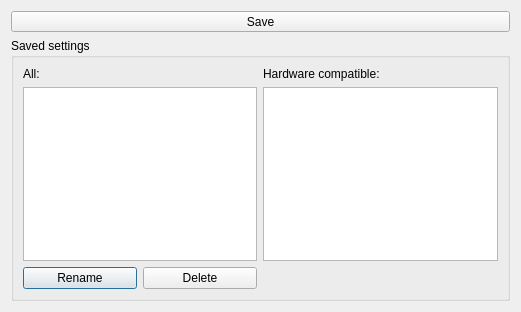
<?xml version="1.0" encoding="UTF-8"?>
<ui version="4.0">
 <class>SaveSettings</class>
 <widget class="QDialog" name="SaveSettings">
  <property name="geometry">
   <rect>
    <x>0</x>
    <y>0</y>
    <width>521</width>
    <height>312</height>
   </rect>
  </property>
  <property name="windowTitle">
   <string>Monitor Settings</string>
  </property>
  <property name="windowIcon">
   <iconset theme="preferences-desktop-display">
    <normaloff/>
   </iconset>
  </property>
  <layout class="QVBoxLayout" name="verticalLayout">
   <item>
    <layout class="QVBoxLayout" name="verticalLayout_3">
     <item>
      <widget class="QToolButton" name="save">
       <property name="sizePolicy">
        <sizepolicy hsizetype="Expanding" vsizetype="Fixed">
         <horstretch>0</horstretch>
         <verstretch>0</verstretch>
        </sizepolicy>
       </property>
       <property name="text">
        <string>Save</string>
       </property>
       <property name="toolButtonStyle">
        <enum>Qt::ToolButtonTextBesideIcon</enum>
       </property>
      </widget>
     </item>
     <item>
      <widget class="QGroupBox" name="groupBox">
       <property name="title">
        <string>Saved settings</string>
       </property>
       <layout class="QGridLayout" name="gridLayout">
        <item row="0" column="0">
         <widget class="QLabel" name="label">
          <property name="text">
           <string>All:</string>
          </property>
         </widget>
        </item>
        <item row="0" column="1">
         <widget class="QLabel" name="label_2">
          <property name="text">
           <string>Hardware compatible:</string>
          </property>
         </widget>
        </item>
        <item row="1" column="0">
         <widget class="QListWidget" name="allConfigs"/>
        </item>
        <item row="1" column="1">
         <widget class="QListWidget" name="hardwareCompatibleConfigs"/>
        </item>
        <item row="4" column="0">
         <layout class="QHBoxLayout" name="horizontalLayout">
          <item>
           <widget class="QPushButton" name="renamePushButton">
            <property name="text">
             <string>Rename</string>
            </property>
           </widget>
          </item>
          <item>
           <widget class="QPushButton" name="deletePushButton">
            <property name="text">
             <string>Delete</string>
            </property>
           </widget>
          </item>
         </layout>
        </item>
       </layout>
      </widget>
     </item>
    </layout>
   </item>
  </layout>
 </widget>
 <resources/>
 <connections/>
</ui>
